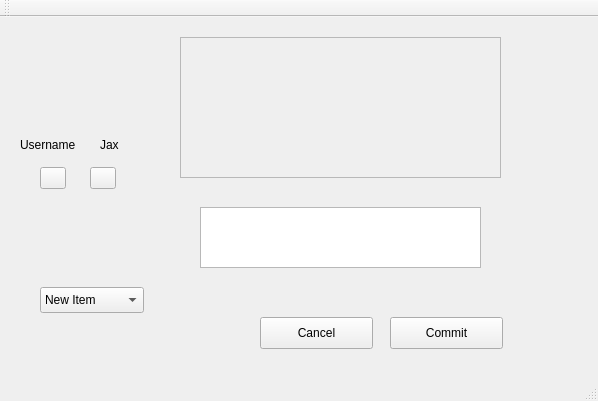
<?xml version="1.0" encoding="UTF-8"?>
<ui version="4.0">
 <class>MainWindow</class>
 <widget class="QMainWindow" name="MainWindow">
  <property name="geometry">
   <rect>
    <x>0</x>
    <y>0</y>
    <width>598</width>
    <height>401</height>
   </rect>
  </property>
  <property name="windowTitle">
   <string>MainWindow</string>
  </property>
  <widget class="QWidget" name="centralWidget">
   <widget class="QWidget" name="widget" native="true">
    <property name="geometry">
     <rect>
      <x>20</x>
      <y>10</y>
      <width>91</width>
      <height>91</height>
     </rect>
    </property>
   </widget>
   <widget class="QLabel" name="label">
    <property name="geometry">
     <rect>
      <x>20</x>
      <y>120</y>
      <width>71</width>
      <height>16</height>
     </rect>
    </property>
    <property name="text">
     <string>Username</string>
    </property>
   </widget>
   <widget class="QLabel" name="label_2">
    <property name="geometry">
     <rect>
      <x>100</x>
      <y>120</y>
      <width>31</width>
      <height>16</height>
     </rect>
    </property>
    <property name="text">
     <string>Jax</string>
    </property>
   </widget>
   <widget class="QTextEdit" name="textEdit">
    <property name="geometry">
     <rect>
      <x>200</x>
      <y>190</y>
      <width>281</width>
      <height>61</height>
     </rect>
    </property>
   </widget>
   <widget class="QScrollArea" name="scrollArea">
    <property name="geometry">
     <rect>
      <x>180</x>
      <y>20</y>
      <width>321</width>
      <height>141</height>
     </rect>
    </property>
    <property name="widgetResizable">
     <bool>true</bool>
    </property>
    <widget class="QWidget" name="scrollAreaWidgetContents">
     <property name="geometry">
      <rect>
       <x>0</x>
       <y>0</y>
       <width>319</width>
       <height>139</height>
      </rect>
     </property>
    </widget>
   </widget>
   <widget class="QPushButton" name="pushButtonCommit">
    <property name="geometry">
     <rect>
      <x>390</x>
      <y>300</y>
      <width>113</width>
      <height>32</height>
     </rect>
    </property>
    <property name="accessibleName">
     <string>AcceptButton</string>
    </property>
    <property name="text">
     <string>Commit</string>
    </property>
   </widget>
   <widget class="QPushButton" name="pushButtonCancel">
    <property name="geometry">
     <rect>
      <x>260</x>
      <y>300</y>
      <width>113</width>
      <height>32</height>
     </rect>
    </property>
    <property name="accessibleName">
     <string>NormalButton</string>
    </property>
    <property name="text">
     <string>Cancel</string>
    </property>
   </widget>
   <widget class="QToolButton" name="toolButtonColor">
    <property name="geometry">
     <rect>
      <x>40</x>
      <y>150</y>
      <width>26</width>
      <height>22</height>
     </rect>
    </property>
    <property name="text">
     <string/>
    </property>
   </widget>
   <widget class="QToolButton" name="toolButtonIndicatorMenu">
    <property name="geometry">
     <rect>
      <x>90</x>
      <y>150</y>
      <width>26</width>
      <height>22</height>
     </rect>
    </property>
    <property name="text">
     <string/>
    </property>
   </widget>
   <widget class="QComboBox" name="comboBox">
    <property name="geometry">
     <rect>
      <x>40</x>
      <y>270</y>
      <width>104</width>
      <height>26</height>
     </rect>
    </property>
    <item>
     <property name="text">
      <string>New Item</string>
     </property>
    </item>
    <item>
     <property name="text">
      <string>New Item</string>
     </property>
    </item>
    <item>
     <property name="text">
      <string>New Item</string>
     </property>
    </item>
    <item>
     <property name="text">
      <string>New Item</string>
     </property>
    </item>
    <item>
     <property name="text">
      <string>New Item</string>
     </property>
    </item>
    <item>
     <property name="text">
      <string>New Item</string>
     </property>
    </item>
   </widget>
  </widget>
  <widget class="QMenuBar" name="menuBar">
   <property name="geometry">
    <rect>
     <x>0</x>
     <y>0</y>
     <width>598</width>
     <height>22</height>
    </rect>
   </property>
  </widget>
  <widget class="QToolBar" name="mainToolBar">
   <attribute name="toolBarArea">
    <enum>TopToolBarArea</enum>
   </attribute>
   <attribute name="toolBarBreak">
    <bool>false</bool>
   </attribute>
  </widget>
  <widget class="QStatusBar" name="statusBar"/>
 </widget>
 <layoutdefault spacing="6" margin="11"/>
 <resources/>
 <connections/>
</ui>
